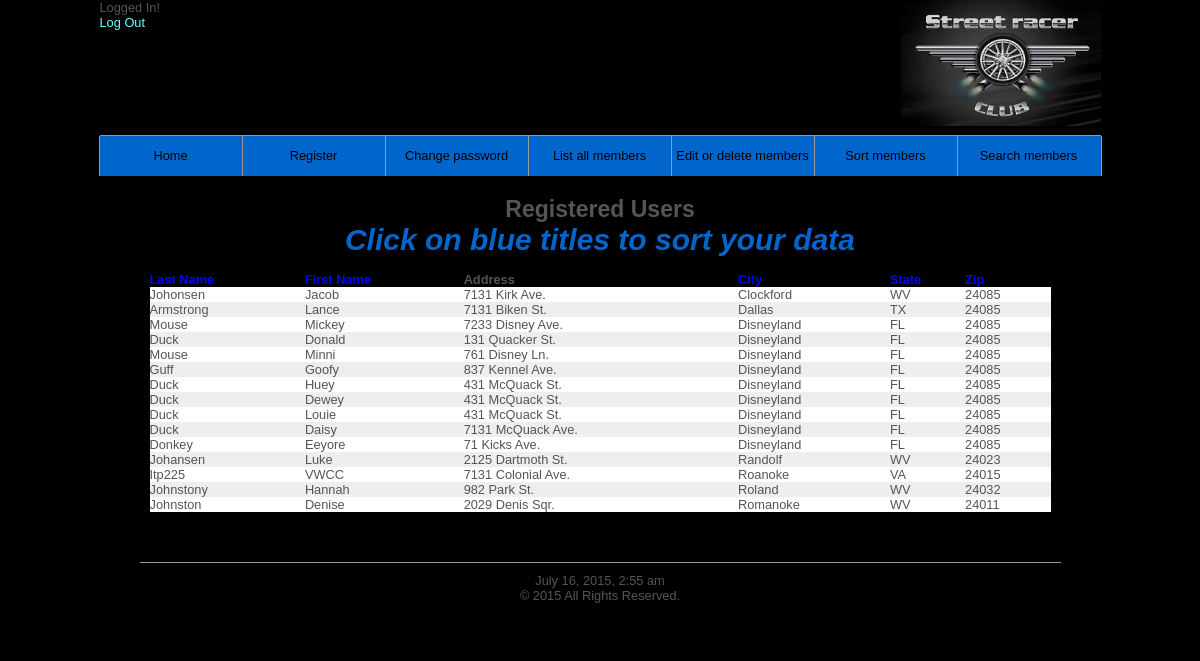
The app's page /view_userssort.php?sort=ct with its own data.
### tables this page shows
CREATE TABLE IF NOT EXISTS customers (
	custId int(11) NOT NULL AUTO_INCREMENT,
	firstname VARCHAR(20) NOT NULL,
	lastname VARCHAR(20) NOT NULL,
	username VARCHAR(20) NOT NULL,
	pass CHAR(40) NOT NULL,
	address VARCHAR(40) NOT NULL,
	city VARCHAR(30) NOT NULL,
	state VARCHAR(2) NOT NULL,
	zip VARCHAR(5) NOT NULL,
	PRIMARY KEY (custId)
);

### includes/table.inc.php (the view, shortened to what this page needs)
<?php
$display = 15;
if (isset($_GET['s']) && is_numeric($_GET['s'])) {
	$start = $_GET['s'];
} else {
	$start = 0;
}
$q = "SELECT lastname, firstname, address, city, state, zip, custId FROM customers ORDER BY $order_by LIMIT $start, $display";
$r = @mysqli_query ($dbc, $q);
if(mysqli_affected_rows($dbc) == 0) {
    echo '<p class="error">Sorry, having problems accesing database at this time.</p>';
} else if(mysqli_num_rows($r)>0) {
    if ($page_title == 'Sort the Current Users') {
	echo '<table align="center" cellspacing="0" cellpadding="5" width="100%">
	<tr>
	    <th><a href="view_userssort.php?sort=ln">Last Name</a></th>
	    <th><a href="view_userssort.php?sort=fn">First Name</a></th>
	    <th align="left">Address</th>
	    <th><a href="view_userssort.php?sort=ct">City</a></th>
	    <th><a href="view_userssort.php?sort=st">State</a></th>
	    <th><a href="view_userssort.php?sort=zp">Zip</a></th>
	</tr>';
    }
    $bg = '#eeeeee';
    while ($row = mysqli_fetch_array($r, MYSQLI_ASSOC)) {
	    $bg = ($bg=='#eeeeee' ? '#ffffff' : '#eeeeee');
	    echo '<tr bgcolor="' . $bg . '">';
	    echo '<td align="left">' . $row['lastname'] . '</td>
		<td align="left">' . $row['firstname'] . '</td>
		<td align="left">' . $row['address'] . '</td>
		<td align="left">' . $row['city'] . '</td>
		<td align="left">' . $row['state'] . '</td>
		<td align="left">' . $row['zip'] . '</td>
	    </tr>';
    }
    echo '</table>';
} else {
	echo '<p class="error">There are currently no registered users.</p>';
}
?>

### includes/style.css (style rules this page uses)
* { border:0; margin:0; padding:0; }
a { color:#66ffff; text-decoration:none; }
body { background:#000000; color:#555; font:0.8em Arial, Helvetica, "bitstream vera sans", sans-serif; }
th { text-align:left; }
th a { text-align:left; color:blue; }

### records on screen
customers: lastname "Johonsen", firstname "Jacob", address "7131 Kirk Ave.", city "Clockford", state "WV", zip "24085"
customers: lastname "Armstrong", firstname "Lance", address "7131 Biken St.", city "Dallas", state "TX", zip "24085"
customers: lastname "Mouse", firstname "Mickey", address "7233 Disney Ave.", city "Disneyland", state "FL", zip "24085"
customers: lastname "Duck", firstname "Donald", address "131 Quacker St.", city "Disneyland", state "FL", zip "24085"
customers: lastname "Mouse", firstname "Minni", address "761 Disney Ln.", city "Disneyland", state "FL", zip "24085"
customers: lastname "Guff", firstname "Goofy", address "837 Kennel Ave.", city "Disneyland", state "FL", zip "24085"
customers: lastname "Duck", firstname "Huey", address "431 McQuack St.", city "Disneyland", state "FL", zip "24085"
customers: lastname "Duck", firstname "Dewey", address "431 McQuack St.", city "Disneyland", state "FL", zip "24085"
customers: lastname "Duck", firstname "Louie", address "431 McQuack St.", city "Disneyland", state "FL", zip "24085"
customers: lastname "Duck", firstname "Daisy", address "7131 McQuack Ave.", city "Disneyland", state "FL", zip "24085"
customers: lastname "Donkey", firstname "Eeyore", address "71 Kicks Ave.", city "Disneyland", state "FL", zip "24085"
customers: lastname "Johansen", firstname "Luke", address "2125 Dartmoth St.", city "Randolf", state "WV", zip "24023"
customers: lastname "Itp225", firstname "VWCC", address "7131 Colonial Ave.", city "Roanoke", state "VA", zip "24015"
customers: lastname "Johnstony", firstname "Hannah", address "982 Park St.", city "Roland", state "WV", zip "24032"
customers: lastname "Johnston", firstname "Denise", address "2029 Denis Sqr.", city "Romanoke", state "WV", zip "24011"
